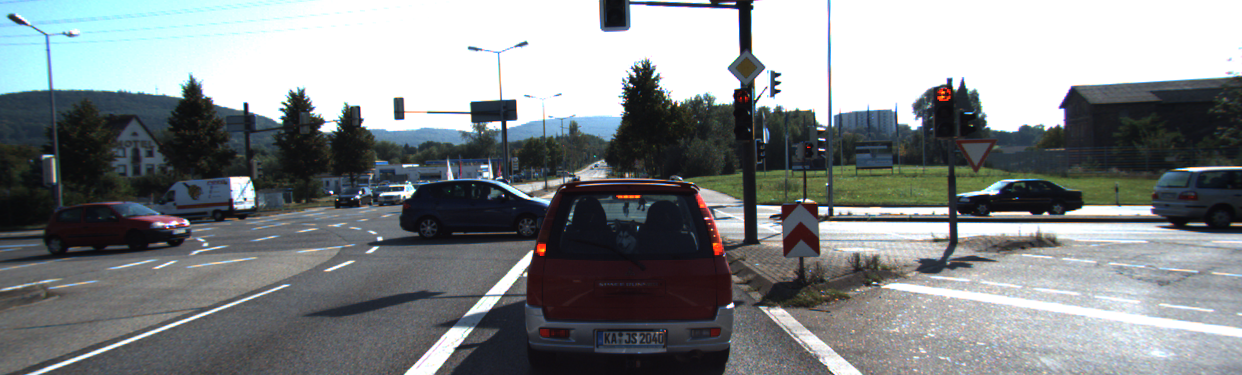
#> input picture left.png, 1242 x 375 px
$ python depth3.py
#> lines starting #> are read from the running program, lines starting #| are printed output that depends on the picture
import numpy as np
import cv2 as cv
from matplotlib import pyplot as plt
import os

class DepthMap:
    def __init__(self, show_images=False):
        # Load stereo image pair
#> called with show_images = False
        root = os.getcwd()
        img_left_path = os.path.join(root, 'left.png')
        img_right_path = os.path.join(root, 'right.png')
        self.imgLeft = cv.imread(img_left_path, cv.IMREAD_GRAYSCALE)
#> self.imgLeft: shape (375, 1242); min 7, max 255, mean 132.6
        self.imgRight = cv.imread(img_right_path, cv.IMREAD_GRAYSCALE)
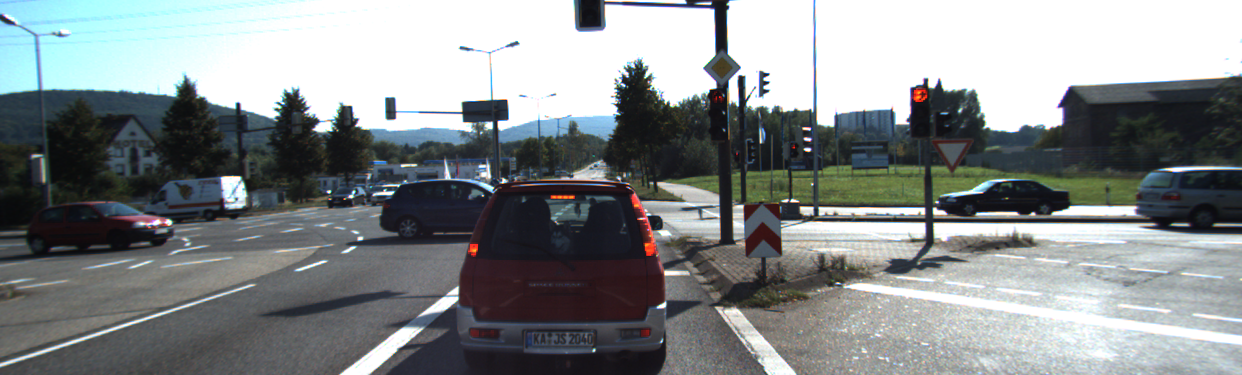
#> input picture right.png, 1242 x 375 px
#> self.imgRight: shape (375, 1242); min 7, max 255, mean 136.3

        if show_images:
            plt.figure()
            plt.subplot(121)
            plt.imshow(self.imgLeft, cmap='gray')
            plt.title("Left Image")
            plt.subplot(122)
            plt.imshow(self.imgRight, cmap='gray')
            plt.title("Right Image")
            plt.show()

    def compute_depth_map_sgbm(self, show_disparity=True):
#> called with show_disparity = True
        block_size = 5
        stereo = cv.StereoSGBM_create(
            minDisparity=0,
            numDisparities=128,
            blockSize=block_size,
            P1=8 * 3 * block_size ** 2,
            P2=32 * 3 * block_size ** 2,
            disp12MaxDiff=1,
            uniquenessRatio=10,
            speckleWindowSize=100,
            speckleRange=2,
            preFilterCap=63,
            mode=cv.STEREO_SGBM_MODE_SGBM_3WAY
        )

        disparity = stereo.compute(self.imgLeft, self.imgRight).astype(np.float32) / 16.0

        # Convert disparity to depth map
        f = 721.5377  # focal length (pixels)
        B = 0.54      # baseline (meters)
        depth = (f * B) / (disparity + 1e-6)  # depth in meters
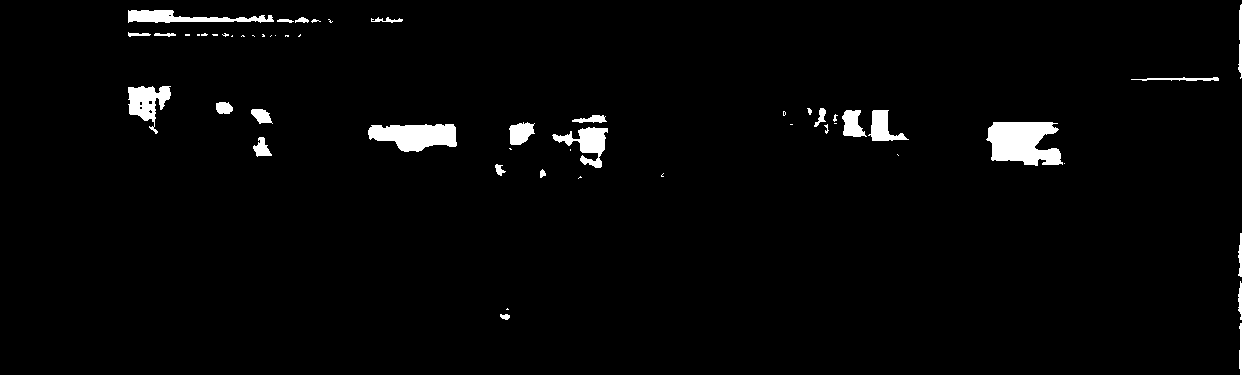
#> depth: shape (375, 1242) float32; min -389.6, max 389630368, mean 9272447; drawn with min black and max white

        # Filter noise with median blur
        depth_filtered = cv.medianBlur(depth.astype(np.uint8), 5)
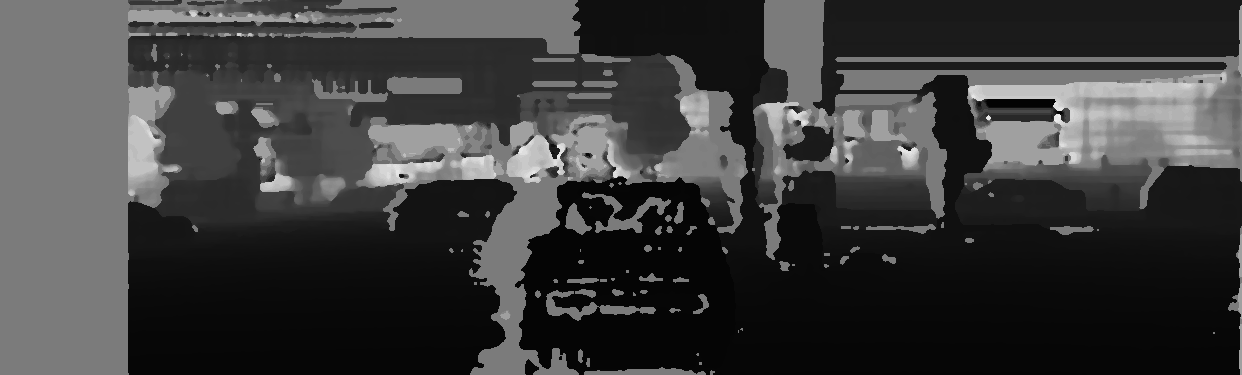
#> depth_filtered: shape (375, 1242); min 3, max 239, mean 60.1

        if show_disparity:
            plt.figure(figsize=(10, 5))
            plt.imshow(depth_filtered, cmap='gray')
            plt.title("Filtered Depth Map")
            plt.colorbar(label='Relative Depth')
            plt.show()
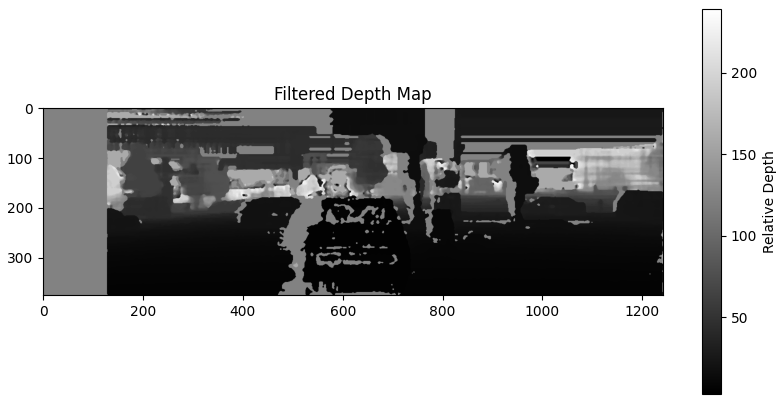
#> figure drawn by matplotlib, 2 panels

        # Analyze zones
        self.analyze_zones(depth_filtered)

    def analyze_zones(self, depth_map):
      h, w = depth_map.shape
#> h = 375; w = 1242
      h_start = int(h * 0.2)
#> h_start = 75
      h_end = int(h * 0.8)
#> h_end = 300

      left_zone = depth_map[h_start:h_end, :w // 3]
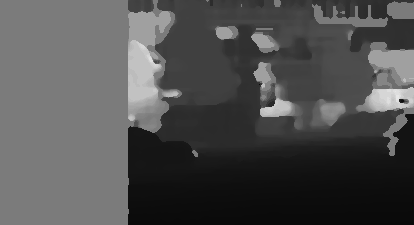
#> left_zone: shape (225, 414); min 7, max 230, mean 79.7
      center_zone = depth_map[h_start:h_end, w // 3:2 * w // 3]
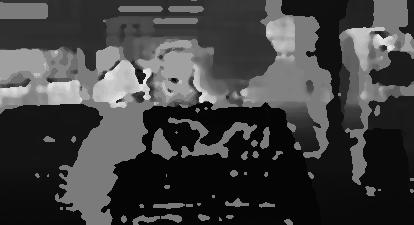
#> center_zone: shape (225, 414); min 5, max 239, mean 64.4
      right_zone = depth_map[h_start:h_end, 2 * w // 3:]
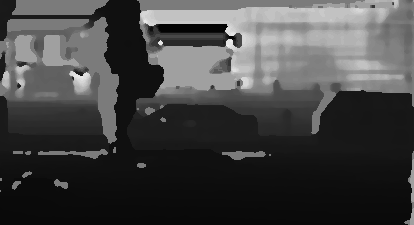
#> right_zone: shape (225, 414); min 3, max 239, mean 67.8

      def robust_median(zone):
          zone_valid = zone[(zone > 0.5) & (zone < 8.0)]
#> zone_valid = [7]
          return np.percentile(zone_valid, 25) if zone_valid.size > 0 else float('inf')

      avg_left = robust_median(left_zone)
#> avg_left = 7
      avg_center = robust_median(center_zone)
#> avg_center = 5
      avg_right = robust_median(right_zone)
#> avg_right = 3

      print(f"Average Distances (meters): Left: {avg_left:.2f}, Center: {avg_center:.2f}, Right: {avg_right:.2f}")
#| Average Distances (meters): Left: 7.00, Center: 5.00, Right: 3.00

      threshold = 4.0  # More sensitive now
      if avg_center < threshold:
          direction = "Move Left" if avg_left > avg_right else "Move Right"
      else:
          direction = "Move Straight"

      print(f"Recommended Action: {direction}")


def demo_stereo_sgbm():
    dp = DepthMap(show_images=False)
    dp.compute_depth_map_sgbm()


# Run the demo
demo_stereo_sgbm()
